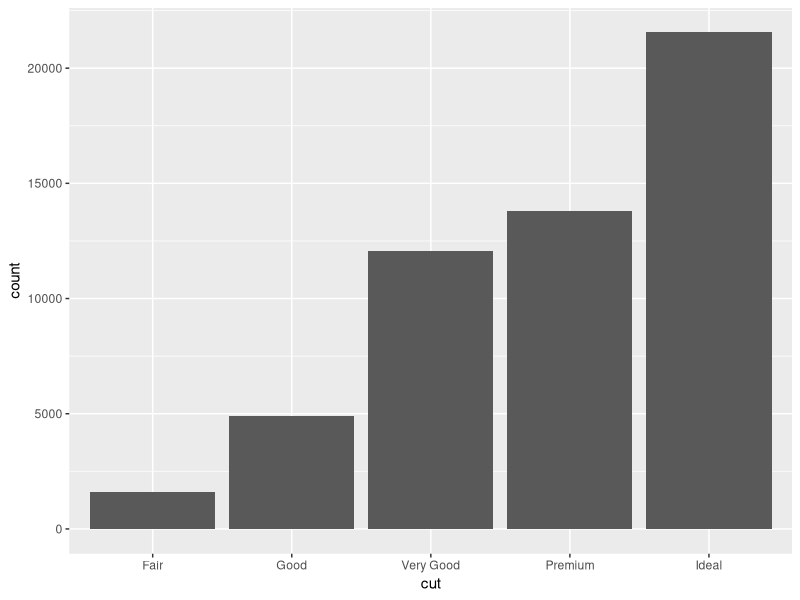
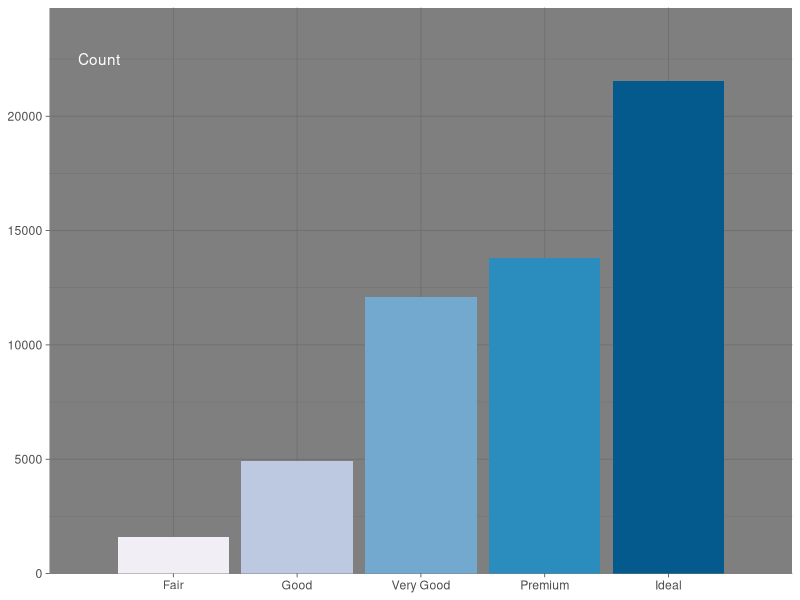
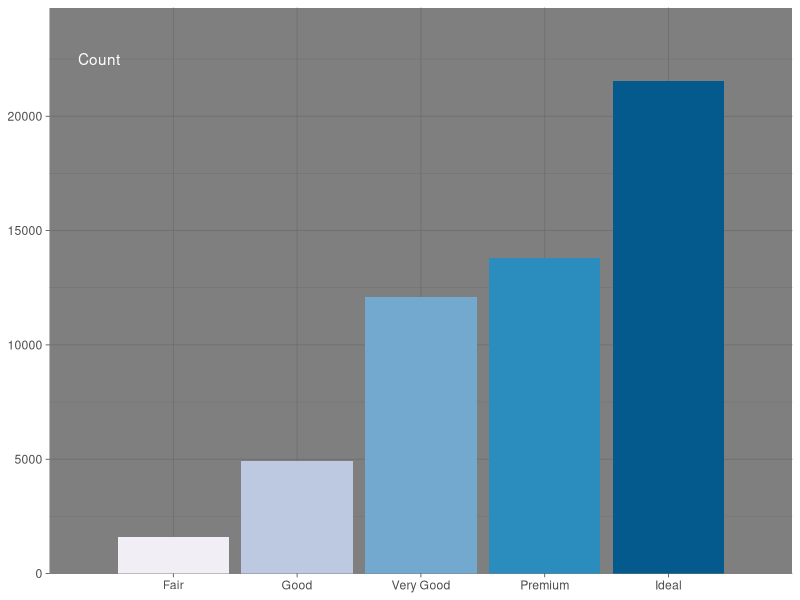
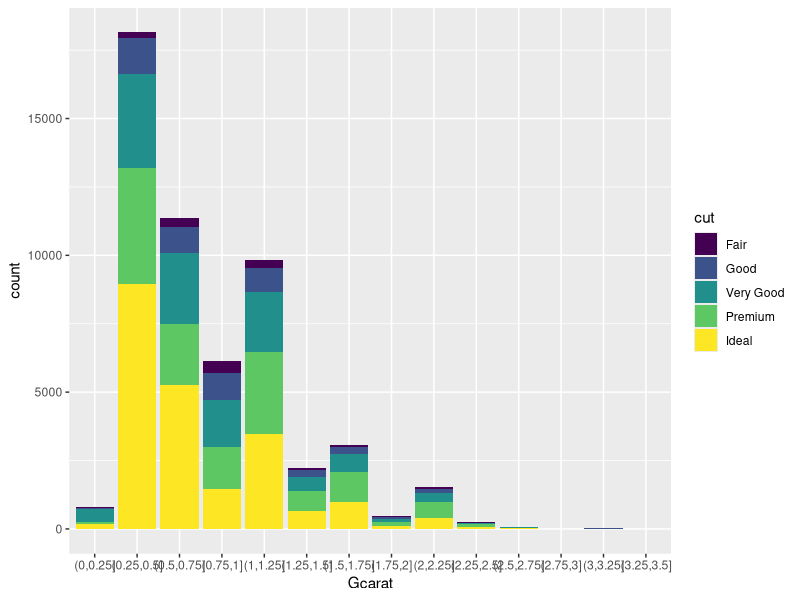
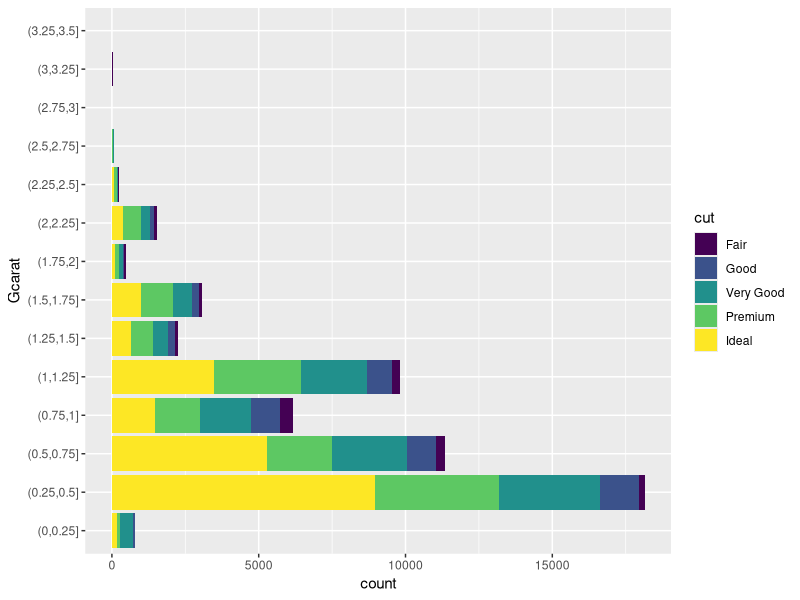
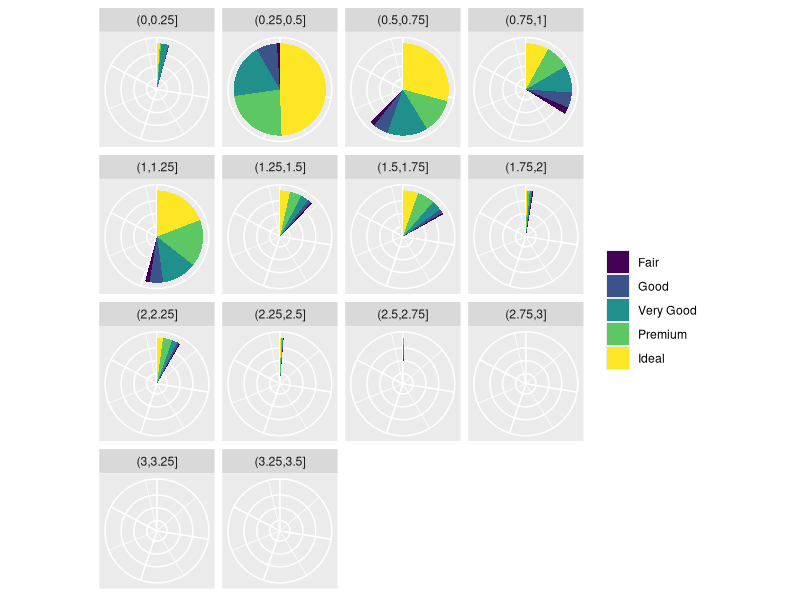
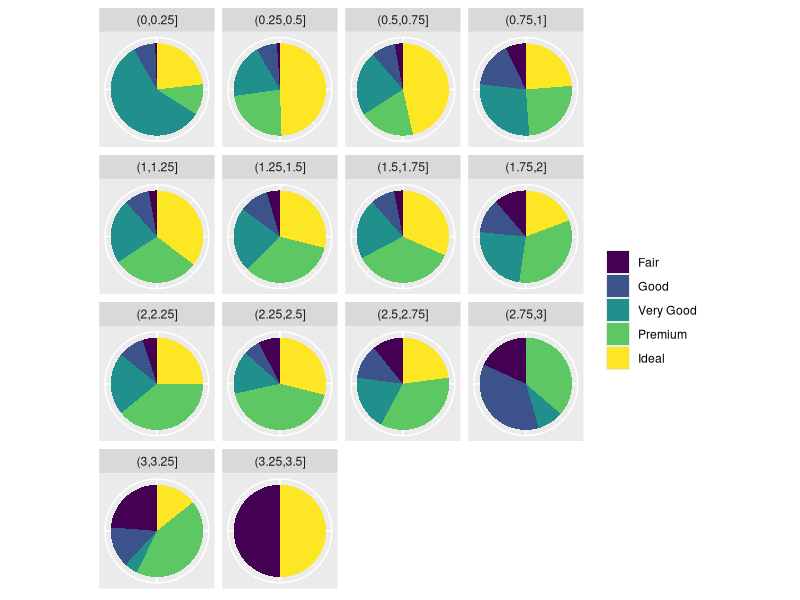
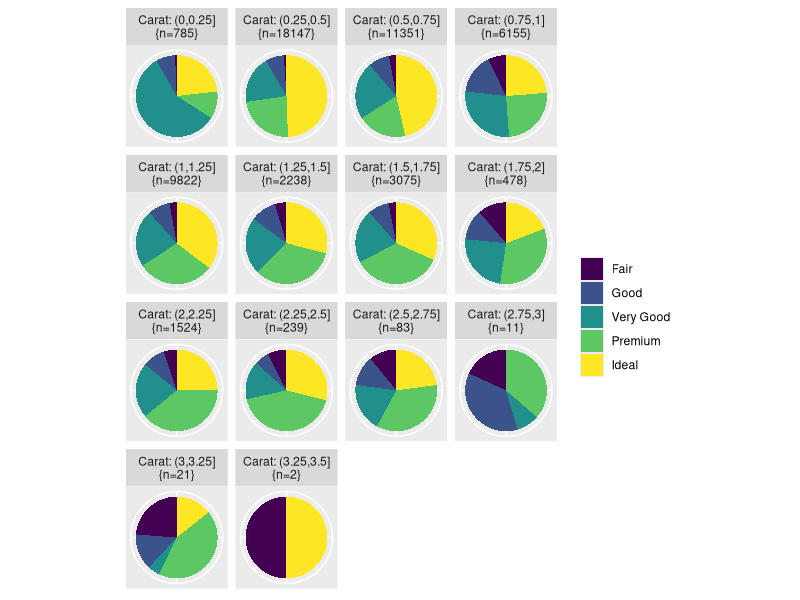

The R script that drew these images, in order:
#  TOPICS-expand-timing-labeling.R
#  includes more on ...
#           axis control (finer control of expand options)
#           system timing and using summary data
#           facet labeling
# 
# revised: 24oct21

library(tidyverse)
library(ggplot2)

# diamonds data frame built into ggplot2

summary(diamonds)
sum(diamonds$carat>=3.5)  # only 10 diamonds bigger than 3.5 carats

# Add new factor variable Gcarat

myDiamonds <- diamonds %>%  
  filter(carat <= 3.5) %>% 
  mutate(Gcarat = cut(carat, breaks=seq(from=0,to=3.5,by=.25)))
  
# names(myDiamonds)
# [1] "carat"   "cut"     "color"   "clarity" "depth"   "table"   "price"  
# [8] "x"       "y"       "z"       "Gcarat"

ggplot(myDiamonds, aes(x=cut)) +
  geom_bar()

# color ... seq palette since ordered levels
# no need to have legend since x-axis has the information
# REF: https://ggplot2.tidyverse.org/reference/theme.html
# expanding axes
# REF: https://ggplot2.tidyverse.org/reference/expansion.html

pRAWstart <- proc.time()   # let's also see how long this takes ...
ggplot(myDiamonds, aes(x=cut, fill=cut)) +
  geom_bar() +
  scale_fill_brewer(type="seq", palette="PuBu") +
  theme_dark() +
  scale_x_discrete(expand = expansion(add = 1)) +
  # Expand to space to left and right of data
  scale_y_continuous(expand = expansion(mult = c(0, .1))) +
  # No space below the bars but 10% above them
  theme(legend.position="none",
        axis.title.x = element_blank(),
        axis.title.y = element_blank()) +
  annotate(geom="text", x=0.4, y=22500,
           label="Count", color="white")
pRAWstop <- proc.time()
executionR <- pRAWstop - pRAWstart
executionR

#
# Suppose you didn't want to do calculations
# - calculate summary data data frame
#
myDiamondsSUM <- myDiamonds %>%
  group_by(cut) %>%
  summarize(cutSUM = n())

myDiamondsSUM

pSUMMARYstart <- proc.time()
ggplot(myDiamondsSUM, aes(x=cut, y=cutSUM, fill=cut)) +
  geom_col() +
  scale_fill_brewer(type="seq", palette="PuBu") +
  theme_dark() +
  scale_x_discrete(expand = expansion(add = 1)) +
  scale_y_continuous(expand = expansion(mult = c(0, .1))) +
  theme(legend.position="none",
        axis.title.x = element_blank(),
        axis.title.y = element_blank()) +
  annotate(geom="text", x=0.4, y=22500,
           label="Count", color="white")
pSUMMARYstop <- proc.time()
executionSum <- pSUMMARYstop - pSUMMARYstart
executionSum



#
# Pie charts - removing the NA's
#

# starting with bars ...
ggplot(filter(myDiamonds, !is.na(Gcarat)),
       aes(x=Gcarat, fill=cut)) +
  geom_bar()

ggplot(filter(myDiamonds, !is.na(Gcarat)),
       aes(x=Gcarat, fill=cut)) +
  geom_bar()+
  coord_flip()

# moving to pies

myDiamonds2way <- myDiamonds %>%
  filter(!is.na(Gcarat)) %>%
  group_by(Gcarat, cut) %>%
  summarize(count = n())

View(myDiamonds2way)

# ...
ggplot(myDiamonds2way,
       aes(x=1, y=count, fill=cut)) +
  geom_col() +
  coord_polar(theta="y") +
  facet_wrap(. ~ Gcarat) +
  theme(axis.title.x = element_blank(),        
        axis.title.y = element_blank(),        
        legend.title = element_blank(),        
        axis.ticks.y = element_blank(),        
        axis.text = element_blank())

# ... need to use position="fill" ...
ggplot(myDiamonds2way,
       aes(x=1, y=count, fill=cut)) +
  geom_col(position="fill") +
  coord_polar(theta="y") +
  facet_wrap(. ~ Gcarat) +
  theme(axis.title.x = element_blank(),        
        axis.title.y = element_blank(),        
        legend.title = element_blank(),        
        axis.ticks.y = element_blank(),        
        axis.text = element_blank())

#
# identify the sample size on the different facets
# REF: https://community.rstudio.com/t/using-strip-text-to-print-several-bits-of-information-ggplot2-facet-labller/10232/2

# get the totals and build a label
CaratSum <- myDiamonds2way %>%
  group_by(Gcarat) %>%
  summarize(Totalcount=sum(count))  %>%
  mutate(clabel = paste0("Carat: ",Gcarat,"\n{n=", Totalcount,"}"))


head(CaratSum)
head(myDiamonds2way)

myDiamonds2way <- myDiamonds2way %>%
  left_join(CaratSum) %>%
  mutate(withinGrpProp = count/Totalcount,
         amongGrpProp = count/max(CaratSum$Totalcount))

head(myDiamonds2way)


ggplot(myDiamonds2way,
       aes(x=1, y=count, fill=cut)) +
  geom_col(position="fill") +
  coord_polar(theta="y") +
  facet_wrap(. ~ clabel) +
  theme(axis.title.x = element_blank(),        
        axis.title.y = element_blank(),        
        legend.title = element_blank(),        
        axis.ticks.y = element_blank(),        
        axis.text = element_blank())


##
## a look at structure
##

ggplot(diamonds, aes(x=carat, y=price)) + 
  geom_point(alpha=.005)
